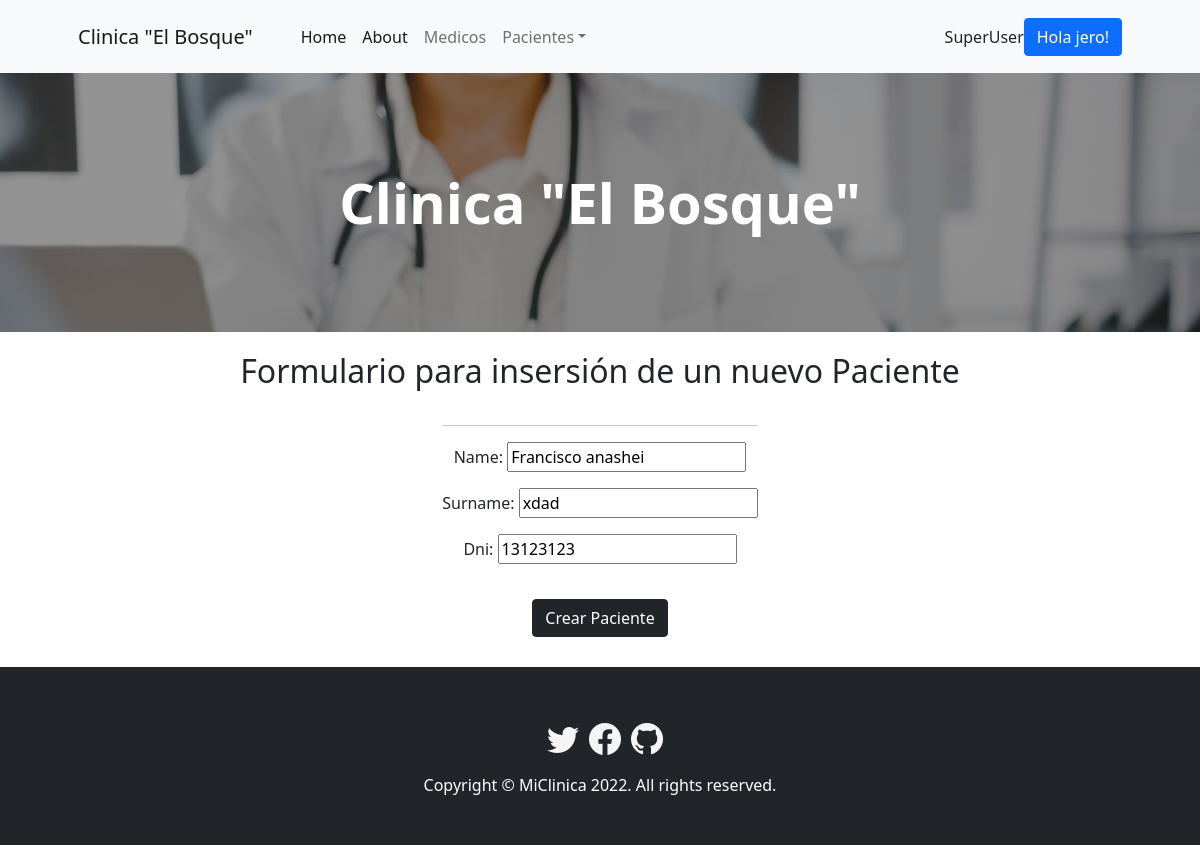
The app's page /pacients/pacients/11/update (signed in), older data.
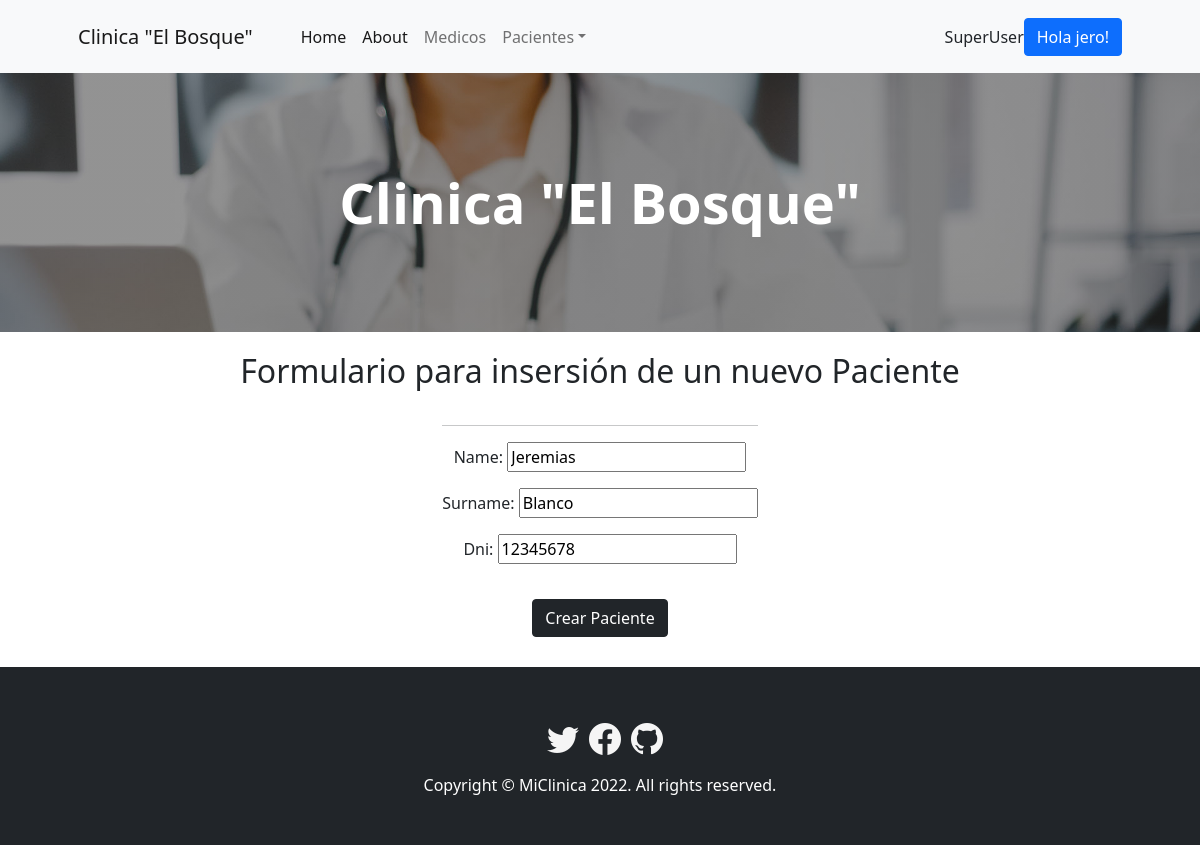
The same page, newer data.
### pacients/models.py (models this page shows)
class Pacient(models.Model):
    name = models.CharField(max_length=20)
    surname = models.CharField(max_length=20)
    dni = models.IntegerField()

### pacients/views.py (the view)
# urls.py: path('pacients/<int:pk>/update', views.PacientUpdateView.as_view(), name='pacients-update'),
class PacientUpdateView(LoginRequiredMixin, UpdateView):
    model = Pacient
    template_name = 'pacients_form.html'
    success_url = reverse_lazy('pacients:pacients-list')
    fields = '__all__'

### pacients/templates/pacients_form.html (shortened to what this page needs)
{% extends 'index.html' %}
{% load static %}
{% block changes %}
<div class="cuerpo">
    <h2>Formulario para insersión de un nuevo Paciente</h2>
    <div class="form-medics">
        <hr></hr>
        <form class='form' action='' method='POST'>
            {{ form.as_p }}
            <div class="boton-form">
                <input type="submit" class="btn btn-dark" value="Crear Paciente" />
            </div>
        </form>
    </div>
</div>
{% endblock %}

Row changes from the older to the newer data that the page shows:
changed Pacient: name "Francisco anashei" → "Jeremias"; surname "xdad" → "Blanco"; dni "13123123" → "12345678"
